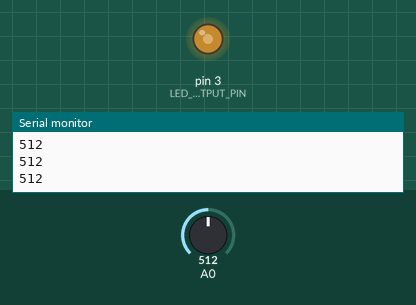
Bench run of a sketch on a simulated Arduino Uno, built with avr-gcc and run on an emulated ATmega328P. Parts: output pins drawn as LEDs (lit = HIGH), the last lines printed to the serial monitor. The test bench sets the inputs (shaded band); at power-on: A0 = 512.

Above: at 1.2 s.
1.3 s: A0 set to 716
At 1.8 s:
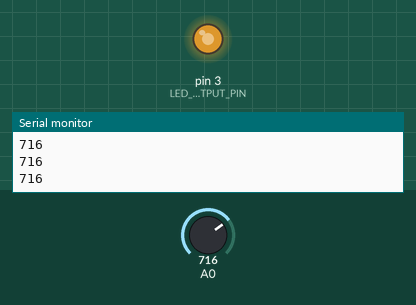
2.8 s: A0 set to 900
At 3.3 s:
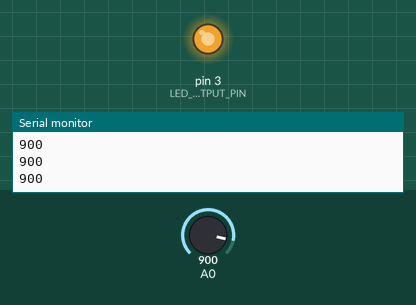
4.3 s: A0 set to 122
At 4.8 s:
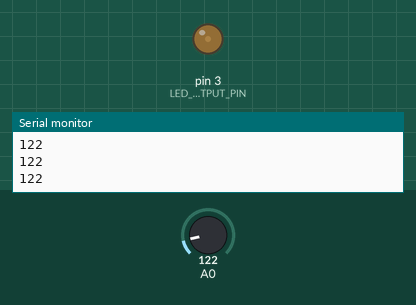
5.8 s: A0 set to 0
At 6.3 s:
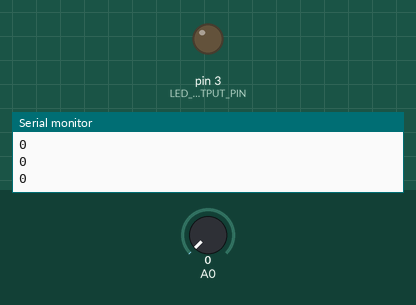
7.3 s: A0 set to 511
At 7.8 s:
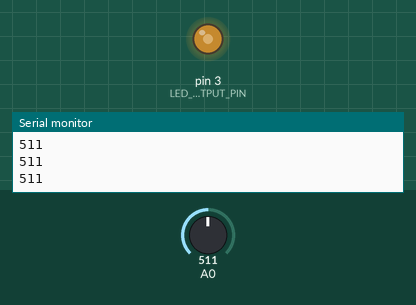
Timing chart, 0 to 9.8 s (numbered marks = the images above; inputs shaded):
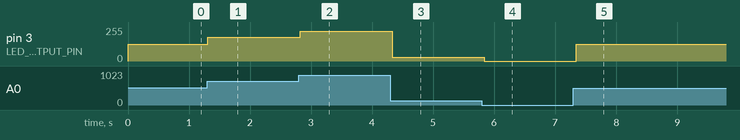

The sketch:

W4_L4.ino
```cpp
const int LED_OUTPUT_PIN = 3;

void setup()
{
  Serial.begin(9600); // for printing values to console
}

void loop()
{
  int potVal = analogRead(A0); // returns 0 - 1023 (due to 10 bit ADC)
  Serial.println(potVal);      // print value to Serial
  analogWrite(LED_OUTPUT_PIN, map(potVal, 0, 1023, 0, 255));
  delay(50);                   // Reading new values at ~20Hz
}
```

Measured:
- after the input at 1.3 s, pin 3 (LED_OUTPUT_PIN): 127/255 → 178/255 at once
- after the input at 2.8 s, pin 3 (LED_OUTPUT_PIN): 178/255 → 224/255 at once
- after the input at 4.3 s, pin 3 (LED_OUTPUT_PIN): 224/255 → 30/255 at once
- after the input at 5.8 s, pin 3 (LED_OUTPUT_PIN): 30/255 → 0/255 at once
- after the input at 7.3 s, pin 3 (LED_OUTPUT_PIN): 0/255 → 127/255 after 0.05 s
